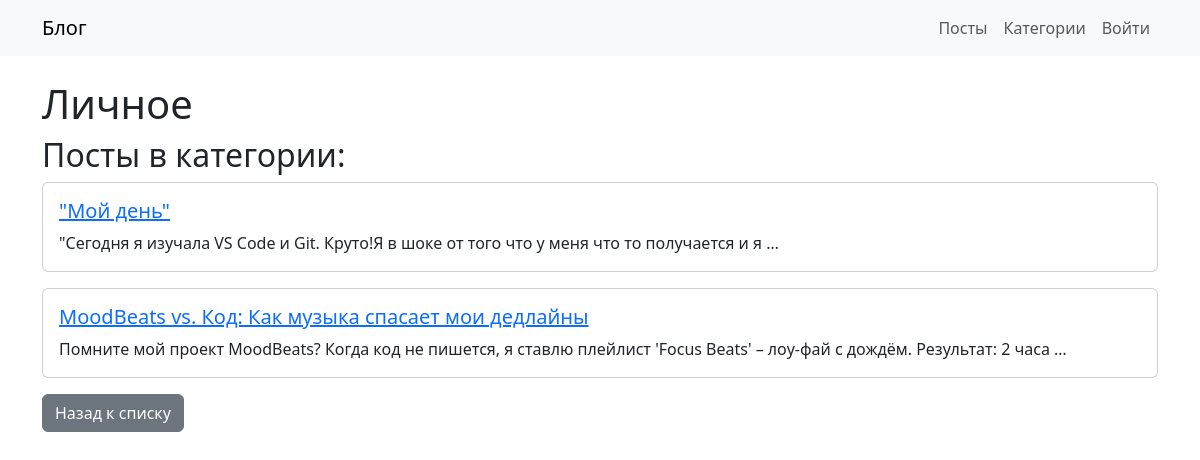
Screenshot of /categories/4/ with the database file from the repository.
### blog/models.py (models this page shows, shortened)
class Category(models.Model):
    name = models.CharField(max_length=100)

class Post(models.Model):
    title = models.CharField(max_length=200)
    text = models.TextField()
    author = models.ForeignKey(User, on_delete=models.CASCADE)
    categories = models.ManyToManyField(Category)
    created_at = models.DateTimeField(auto_now_add=True)

### blog/views.py (the view)
# urls.py: path('categories/<int:pk>/', CategoryDetailView.as_view(), name='category_detail'),
class CategoryDetailView(DetailView):
    model = Category
    template_name = 'blog/category_detail.html'
    context_object_name = 'category'

### templates/blog/category_detail.html (shortened to what this page needs)
{% extends 'blog/base.html' %}
{% block content %}
<h1>{{ category.name }}</h1>
<h2>Посты в категории:</h2>
{% for post in category.post_set.all %}
<div class="card mb-3">
    <div class="card-body">
        <h5 class="card-title"><a href="{% url 'post_detail' post.pk %}">{{ post.title }}</a></h5>
        <p class="card-text">{{ post.text|truncatewords:20 }}</p>
    </div>
</div>
{% empty %}
<p>Нет постов в этой категории.</p>
{% endfor %}
<a href="{% url 'category_list' %}" class="btn btn-secondary">Назад к списку</a>
{% endblock %}

### rows the page displays
Category: name "Личное"
Post: title "\"Мой день\"", text "\"Сегодня я изучала VS Code и Git. Круто!Я в шоке от того что у меня что то получается и я …"
Post: title "MoodBeats vs. Код: Как музыка спасает мои дедлайны", text "Помните мой проект MoodBeats? Когда код не пишется, я ставлю плейлист 'Focus Beats' – лоу-фай с дождём. Результат: 2 часа …"
